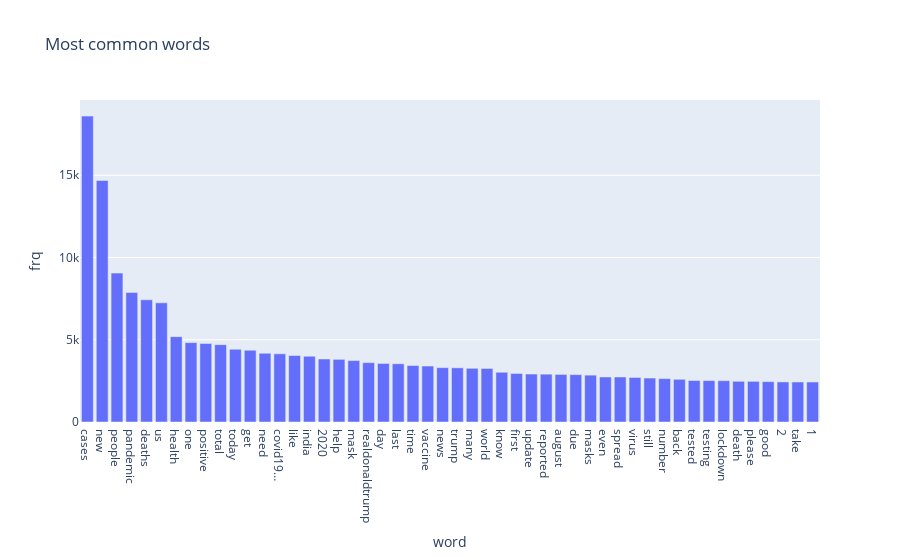

The notebook cell this image was saved under:
### Code cell
#find most comun words
word_counts = Counter(words_list).most_common(50)
words_df = pd.DataFrame(word_counts)
words_df.columns = ['word', 'frq']
words_df.head()

#plot
px.bar(words_df, x='word', y='frq', title = 'Most common words')

### Figure 1 — Plotly figure (JSON) as saved in the notebook; plotly's stock layout.template omitted (floating-point values rounded to 4 significant figures)
{"data": [{"alignmentgroup": "True", "hovertemplate": "word=%{x}<br>frq=%{y}<extra></extra>", "legendgroup": "", "marker": {"color": "#636efa"}, "name": "", "offsetgroup": "", "orientation": "v", "showlegend": false, "textposition": "auto", "type": "bar", "x": ["cases", "new", "people", "pandemic", "deaths", "us", "health", "one", "positive", "total", "today", "get", "need", "covid19…", "like", "india", "2020", "help", "mask", "realdonaldtrump", "day", "last", "time", "vaccine", "news", "trump", "many", "world", "know", "first", "update", "reported", "august", "due", "masks", "even", "spread", "virus", "still", "number", "back", "tested", "testing", "lockdown", "death", "please", "good", "2", "take", "1"], "xaxis": "x", "y": [18596, 14683, 9053, 7869, 7429, 7245, 5188, 4825, 4773, 4701, 4420, 4365, 4178, 4143, 4042, 3999, 3830, 3809, 3735, 3608, 3558, 3540, 3431, 3403, 3306, 3295, 3263, 3255, 3025, 2951, 2916, 2909, 2892, 2880, 2848, 2736, 2735, 2706, 2671, 2638, 2596, 2522, 2518, 2511, 2474, 2472, 2453, 2435, 2434, 2432], "yaxis": "y"}], "layout": {"barmode": "relative", "legend": {"tracegroupgap": 0}, "title": {"text": "Most common words"}, "xaxis": {"anchor": "y", "domain": [0, 1], "title": {"text": "word"}}, "yaxis": {"anchor": "x", "domain": [0, 1], "title": {"text": "frq"}}}}
